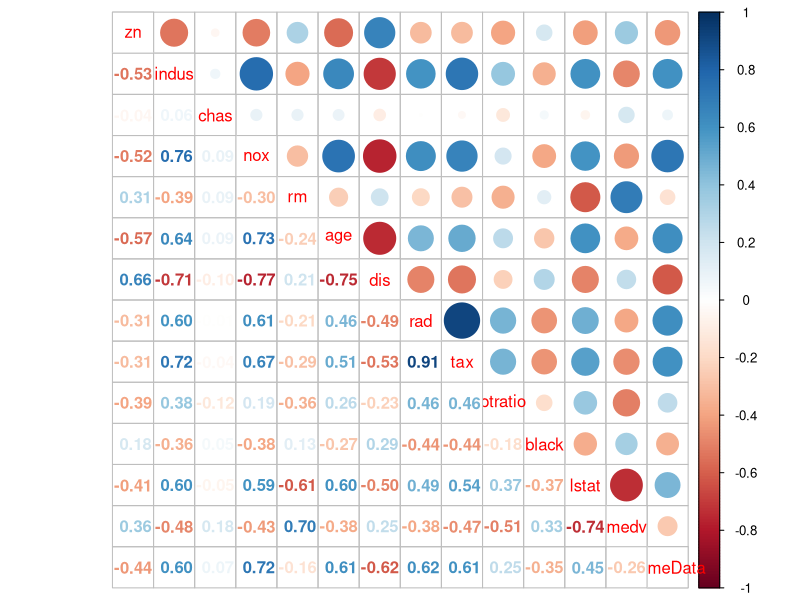

Recreate this plot in R. (Note: this script raises an error after producing the figure.)
###########################################################
# Problem 1 Homework 3
###########################################################
rm(list = ls())
# importing MASS Library and loading data
library(MASS)
data("Boston")

# exploring dataset
sum(is.na(Boston))
names(Boston)
summary(Boston)

# converting crime feature to categorial value.
crimeData <- rep(0, length(Boston$crim))
crimeData[Boston$crim > median(Boston$crim)] <- 1
BostonData <- data.frame(Boston, crimeData)
head(BostonData)


# splitting data into training and testing set.
set.seed(1234)
train <- sample(1:dim(BostonData)[1], dim(BostonData)[1]*.7, rep=FALSE)
test <- -train
BostonData.train <- BostonData[train, ]
BostonData.test <- BostonData[test, ]
crimeData.test <- crimeData[test]

model <- glm(crimeData ~ . - crimeData - crim, data = BostonData, family = binomial)
model

# importing corrplot library for correlation matrix
library(corrplot)
#plotting correlation matrix
corrplot::corrplot.mixed(cor(BostonData[, -1]), upper="circle")

#fitting linear regression model
model1 <- glm(crimeData ~ nox + indus + age + rad, data = BostonData, family = binomial)

probs <- predict(model1, Boston.test, type = "response")
predModel1 <- rep(0, length(probs))
predModel1[probs > 0.5] <- 1
table(predModel1, crimeData.test)

# linear regression model error
mean(predModel1 != crimeData.test)

# LDA Model
ldaModel <- lda(crimeData ~ nox + indus + age + rad , data = BostonData)
predldaModel <- predict(ldaModel, BostonData.test)
table(predldaModel$class, crimeData.test)

#LDA model error
mean(predldaModel$class != crimeData.test)

# creating dataset for KNN 
data = scale(BostonData[,-c(1,15)])
set.seed(1234)
train <- sample(1:dim(BostonData)[1], dim(BostonData)[1]*.7, rep=FALSE)
test <- -train
training_data = data[train, c("nox" , "indus" , "age" , "rad")]
testing_data = data[test, c("nox" , "indus" , "age" , "rad")]
train.crime01 = BostonData$crimeData[train]
test.crime01= BostonData$crimeData[test]


library(class)

# KNN
KNN_pred = NULL
error_KNN = NULL
for(i in 1:dim(testing_data)[1]){
set.seed(1234)
KNN_pred = knn(training_data,testing_data,train.crime01,k=i)
error_KNN[i] = mean(test.crime01 != KNN_pred)
}

# checking the error rate for each k 
error_KNN
plot(1:dim(testing_data)[1], error_rate,type='b', xlab='K' , ylab= 'error_KNN')
title('KNN Error Rate Demonstration')

# finding the minimum error rate
min_error_KNN = min(error_KNN)
min_error_KNN

# finding the k at which the error rate is the minimum
min_K = which(error_KNN == min_error_KNN)
min_K










